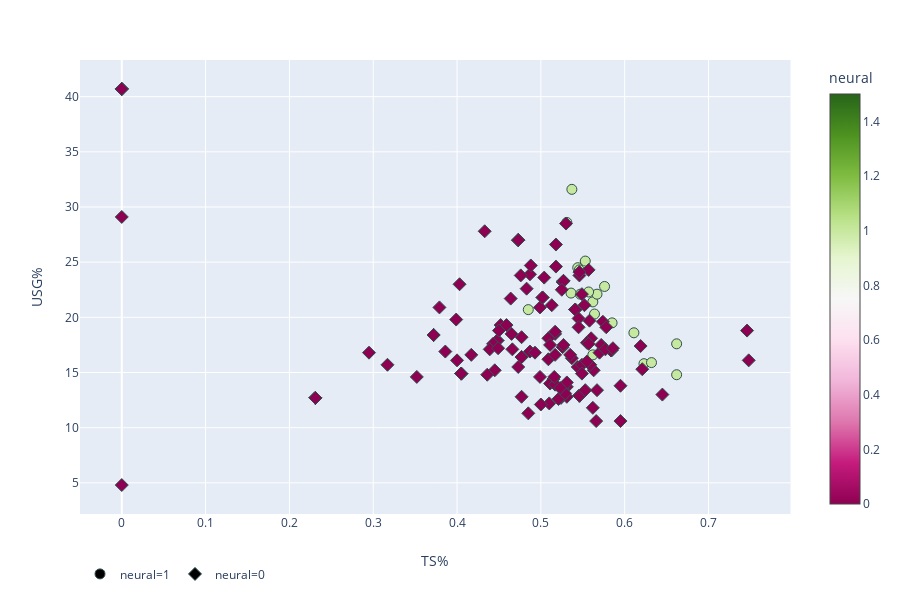

Source (notebook cell):
### Code cell
fig = px.scatter(test_master_w_predictions, x='TS%', y='USG%',
                 color='neural',
                 hover_name='Player_name',
                 hover_data=['USG%', 'PER', 'MP', 'VORP', 'Age', 'RPG', 'VORP', 'WS'], 
                 color_continuous_scale=px.colors.diverging.PiYG,
                 symbol='neural')
fig.update_traces(marker=dict(size=10,
                              line=dict(width=1,
                                        color='DarkSlateGrey')),
                  selector=dict(mode='markers'))
fig.update_layout(legend_orientation="h")
# fig.update_xaxes(range=[-2, 4.5])
fig.show()
plotly.offline.plot(fig, filename='html_files/usg_ts%.html')

### Figure 1 — Plotly figure (JSON) as saved in the notebook; plotly's stock layout.template omitted (floating-point values rounded to 4 significant figures; data arrays with more than 128 entries replaced by an {"elided": "..."} marker saying what was removed)
{"data": [{"customdata": {"elided": "20x8 float values"}, "hoverlabel": {"namelength": 0}, "hovertemplate": "<b>%{hovertext}</b><br><br>neural=%{marker.color}<br>TS%=%{x}<br>USG%=%{customdata[0]}<br>PER=%{customdata[1]}<br>MP=%{customdata[2]}<br>VORP=%{customdata[6]}<br>Age=%{customdata[4]}<br>RPG=%{customdata[5]}<br>WS=%{customdata[7]}", "hovertext": ["Bam Adebayo", "Jarrett Allen", "Zach Collins", "De'Aaron Fox", "Lauri Markkanen", "Donovan Mitchell", "Jayson Tatum", "Jaylen Brown", "Brandon Ingram", "Dejounte Murray", "Jamal Murray", "Jakob Pöltl", "Domantas Sabonis", "Ben Simmons", "Devin Booker", "Montrezl Harrell", "Willy Hernangomez", "Richaun Holmes", "Kristaps Porzingis", "Myles Turner"], "legendgroup": "neural=1", "marker": {"color": [1, 1, 1, 1, 1, 1, 1, 1, 1, 1, 1, 1, 1, 1, 1, 1, 1, 1, 1, 1], "coloraxis": "coloraxis", "line": {"color": "DarkSlateGrey", "width": 1}, "size": 10, "symbol": "circle"}, "mode": "markers", "name": "neural=1", "showlegend": true, "type": "scatter", "x": [0.623, 0.632, 0.562, 0.544, 0.553, 0.537, 0.547, 0.562, 0.536, 0.485, 0.576, 0.662, 0.567, 0.557, 0.531, 0.662, 0.564, 0.611, 0.546, 0.585], "xaxis": "x", "y": [15.8, 15.9, 16.6, 24.5, 25.1, 31.6, 22.1, 21.4, 22.2, 20.7, 22.8, 14.8, 22.1, 22.3, 28.6, 17.6, 20.3, 18.6, 24.3, 19.5], "yaxis": "y"}, {"customdata": {"elided": "144x8 float values"}, "hoverlabel": {"namelength": 0}, "hovertemplate": "<b>%{hovertext}</b><br><br>neural=%{marker.color}<br>TS%=%{x}<br>USG%=%{customdata[0]}<br>PER=%{customdata[1]}<br>MP=%{customdata[2]}<br>VORP=%{customdata[6]}<br>Age=%{customdata[4]}<br>RPG=%{customdata[5]}<br>WS=%{customdata[7]}", "hovertext": {"elided": "144 str values"}, "legendgroup": "neural=0", "marker": {"color": {"elided": "144 int values"}, "coloraxis": "coloraxis", "line": {"color": "DarkSlateGrey", "width": 1}, "size": 10, "symbol": "diamond"}, "mode": "markers", "name": "neural=0", "showlegend": true, "type": "scatter", "x": {"elided": "144 float values"}, "xaxis": "x", "y": {"elided": "144 float values"}, "yaxis": "y"}], "layout": {"coloraxis": {"colorbar": {"title": {"text": "neural"}}, "colorscale": [[0, "rgb(142,1,82)"], [0.1, "rgb(197,27,125)"], [0.2, "rgb(222,119,174)"], [0.3, "rgb(241,182,218)"], [0.4, "rgb(253,224,239)"], [0.5, "rgb(247,247,247)"], [0.6, "rgb(230,245,208)"], [0.7, "rgb(184,225,134)"], [0.8, "rgb(127,188,65)"], [0.9, "rgb(77,146,33)"], [1, "rgb(39,100,25)"]]}, "height": 600, "legend": {"orientation": "h", "tracegroupgap": 0}, "margin": {"t": 60}, "xaxis": {"anchor": "y", "domain": [0, 0.98], "title": {"text": "TS%"}}, "yaxis": {"anchor": "x", "domain": [0, 1], "title": {"text": "USG%"}}}}
